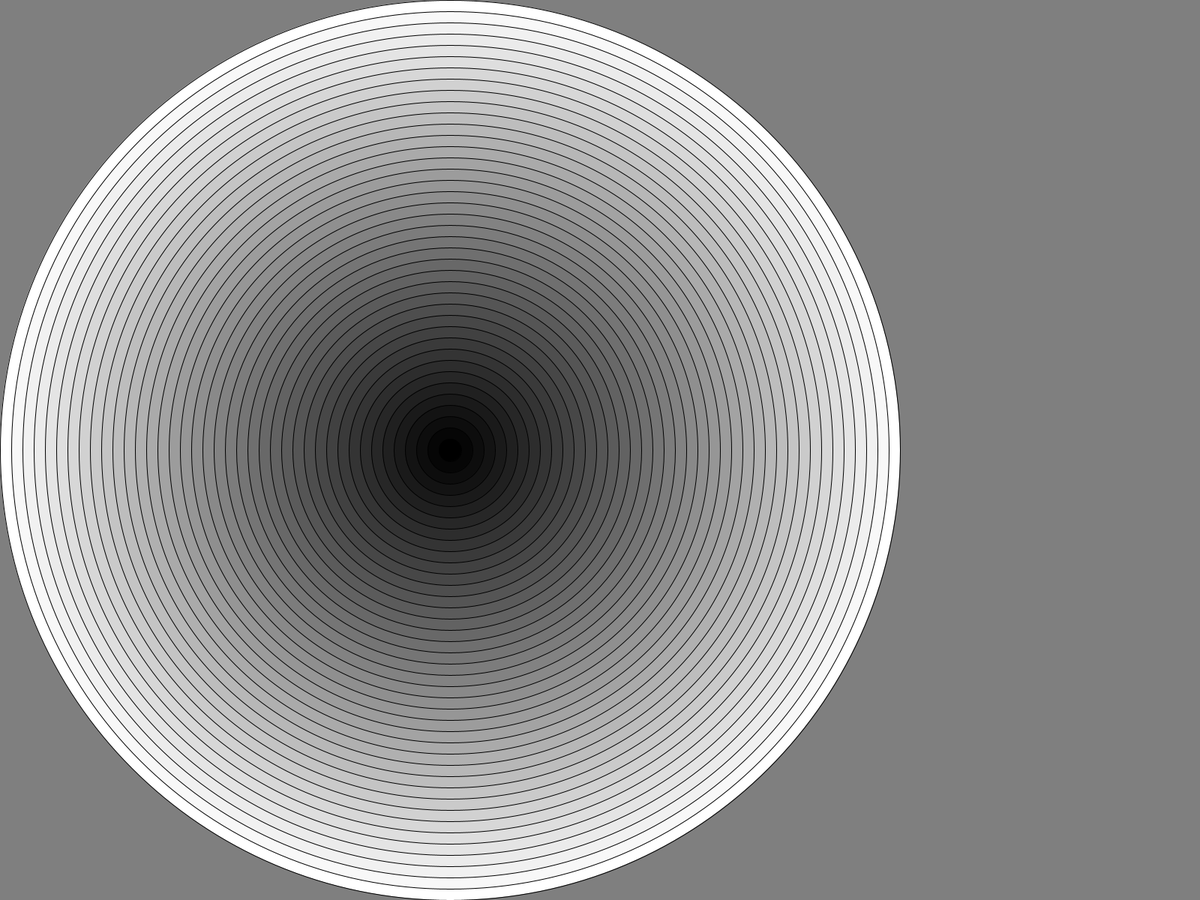
Frame 1 (no input)
Frame 60 (the mouse pressed at the canvas centre just before this capture): identical to frame 1, image omitted
Frame 120 (the mouse held since frame 60 and released just before this capture): identical to frame 1, image omitted

The Processing sketch that drew this single still picture (run headless with seeded random() and noise(); from frame 60 on, the mouse is pressed at the canvas centre):

// Processing sketch: CIIIIRCLES
// ── CIIIIRCLES.pde
void setup()
{
  fullScreen();
}

void draw()
{
  background(127);
  noFill();
  drawCircles(min(width, height), 15);
}

void drawCircles(int size, int distance)
{
  int circleNumber = (size/2) / distance;
  float colorChange = 255.0f / (circleNumber-1);
  while (circleNumber >= 1)
  {
    drawCircle(size/2, size/2, circleNumber * distance, (circleNumber-1)*colorChange);
    --circleNumber;
  }
}

void drawCircle(float posX, float posY, float radius, float circleColor)
{
  fill(circleColor);
  ellipse(posX, posY, 2*radius, 2*radius);
}
